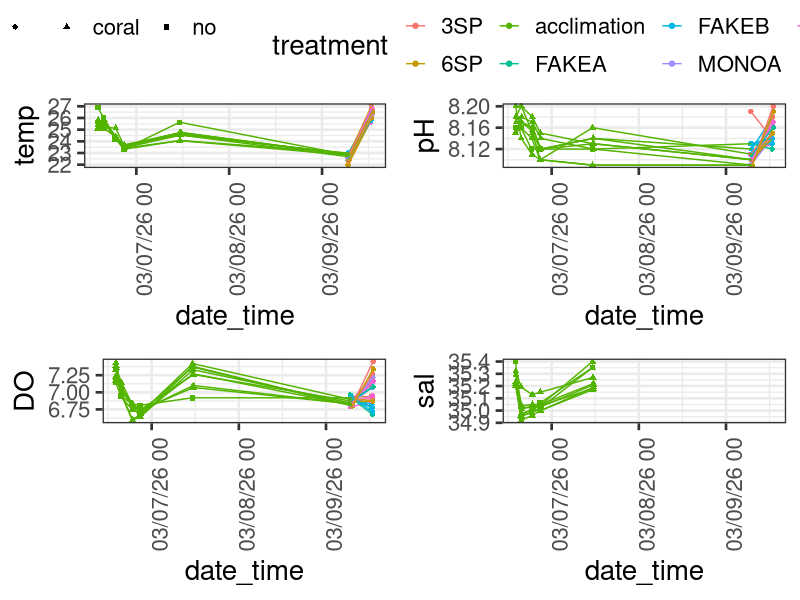
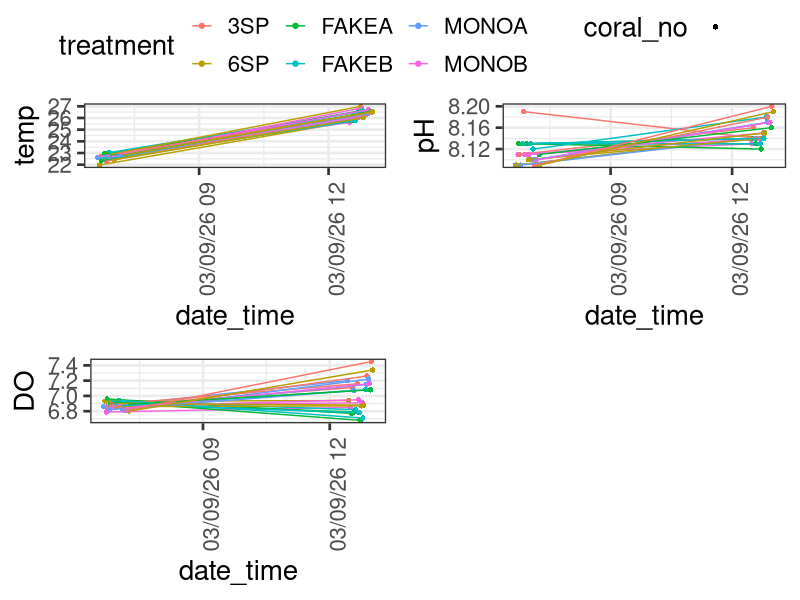
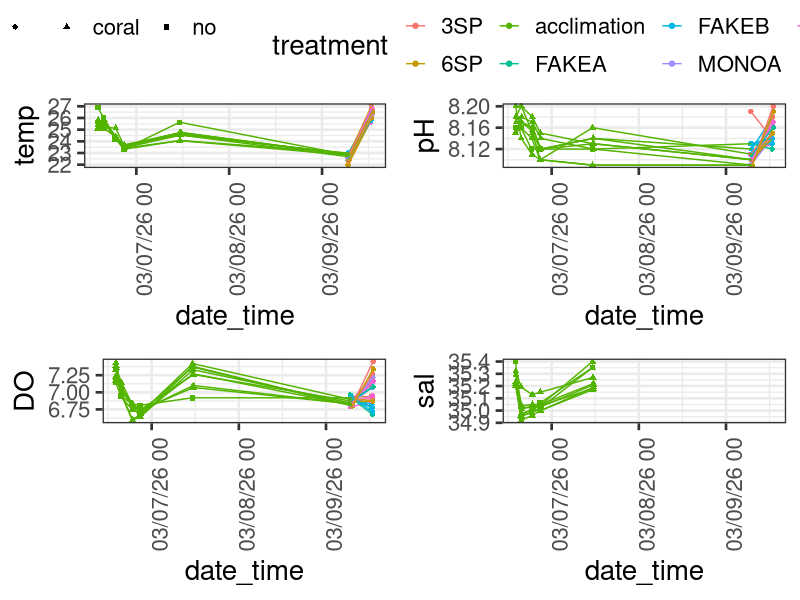
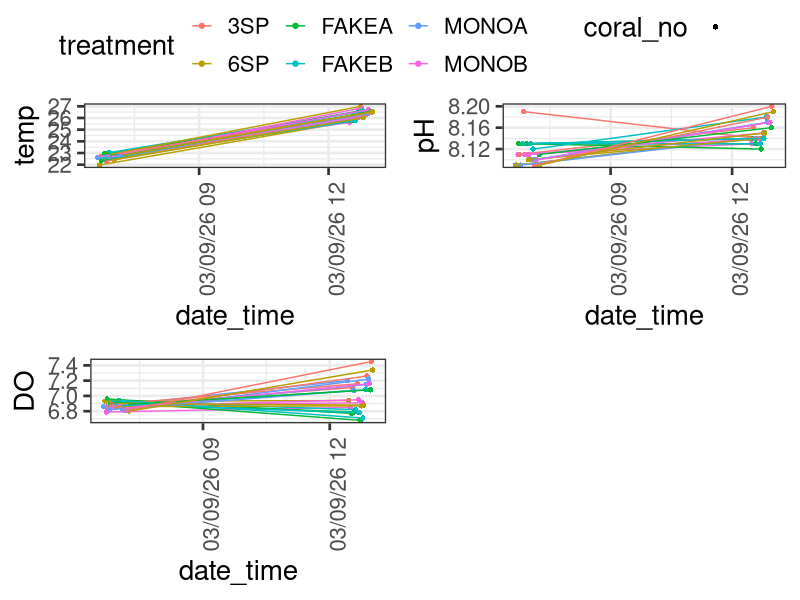

The R script that drew these images, in order:
#Tank data
#Biodiversity facilitation experiment
#HIMB Spring 2026
#Maya Powell

#load libraries
library(ggplot2)
library(here)
library(ggpubr)
library(lubridate)

#read in data

td <- read.csv(here("Data/tank_data_biofac.csv"))

td <- td %>%
  mutate(date_time = paste(date,pH_time)) %>%
  mutate(date_time = mdy_hm(date_time)) %>%
  mutate(tank = as.factor(tank)) #%>% 
  #dplyr::filter(treatment != "acclimation")

#plot ALL data

temp <- ggplot(td, aes(x = date_time, y = temp, color = treatment, group = tank, shape = coral_no)) +
  geom_point() +
  geom_line() +
  theme_bw(base_size = 20) +
  theme(axis.text.x = element_text(angle = 90)) +
  scale_x_datetime(date_labels = "%D %H")

pH <- ggplot(td, aes(x = date_time, y = pH, color = treatment, group = tank, shape = coral_no)) +
  geom_point() +
  geom_line() +
  theme_bw(base_size = 20) +
  theme(axis.text.x = element_text(angle = 90)) +
  scale_x_datetime(date_labels = "%D %H")

DO <- ggplot(td, aes(x = date_time, y = DO, color = treatment, group = tank, shape = coral_no)) +
  geom_point() +
  geom_line() +
  theme_bw(base_size = 20) +
  theme(axis.text.x = element_text(angle = 90)) +
  scale_x_datetime(date_labels = "%D %H")

sal <- ggplot(td, aes(x = date_time, y = sal, color = treatment, group = tank, shape = coral_no)) +
  geom_point() +
  geom_line() +
  theme_bw(base_size = 20) +
  theme(axis.text.x = element_text(angle = 90)) +
  scale_x_datetime(date_labels = "%D %H")
  

tank_plots <- ggarrange(temp, pH, DO, sal, common.legend = T, nrow = 2, ncol = 2)
tank_plots

ggsave(here("Output/tank_plots.pdf"), tank_plots, h = 10, w = 10)

ed <- td %>%
  dplyr::filter(treatment != "acclimation")

temp <- ggplot(ed, aes(x = date_time, y = temp, color = treatment, group = tank, shape = coral_no)) +
  geom_point() +
  geom_line() +
  theme_bw(base_size = 20) +
  theme(axis.text.x = element_text(angle = 90)) +
  scale_x_datetime(date_labels = "%D %H")

pH <- ggplot(ed, aes(x = date_time, y = pH, color = treatment, group = tank, shape = coral_no)) +
  geom_point() +
  geom_line() +
  theme_bw(base_size = 20) +
  theme(axis.text.x = element_text(angle = 90)) +
  scale_x_datetime(date_labels = "%D %H")

DO <- ggplot(ed, aes(x = date_time, y = DO, color = treatment, group = tank, shape = coral_no)) +
  geom_point() +
  geom_line() +
  theme_bw(base_size = 20) +
  theme(axis.text.x = element_text(angle = 90)) +
  scale_x_datetime(date_labels = "%D %H")


expt_plots <- ggarrange(temp, pH, DO, common.legend = T, nrow = 2, ncol = 2)
expt_plots

ggsave(here("Output/experimental_plots.pdf"), expt_plots, h = 10, w = 10)

#sunset at 18:38 so during sampling on 3/6
#flow rates all over the place so residence times super unpredictable and weird
#for initial tank data - much better!!
